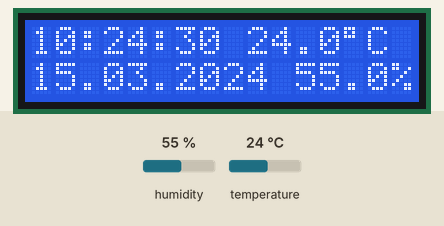
This sketch was run on a simulated Arduino Uno, built with avr-gcc and run on an emulated ATmega328P. Parts: 16×2 character LCD. Wiring (inferred from the names in the program): HTU21/Si7021 sensor at I2C address 0x40. Inputs (shaded band) come from the test bench; at power-on: temperature 24 °C, humidity 55 %. The local clock reads 2024-03-15 10:24:30 at power-on unless the sketch sets it; what the sketch prints to the serial monitor is not drawn.

Above: at 1.4 s.
1.5 s: temperature set to 10.6 °C
At 2.4 s:
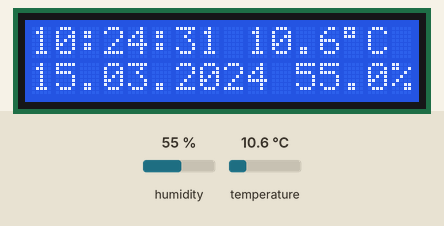
4.1 s: temperature set to 9.3 °C
At 5.5 s:
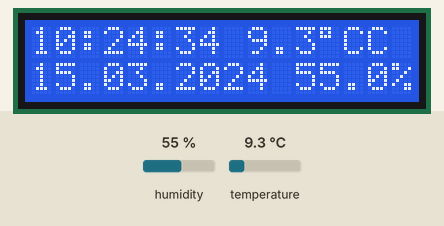
8.4 s: humidity set to 22 %
At 10.3 s:
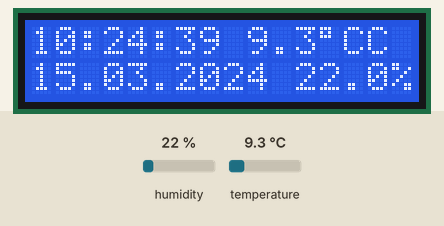
12.1 s: humidity set to 40 %
At 13.3 s:
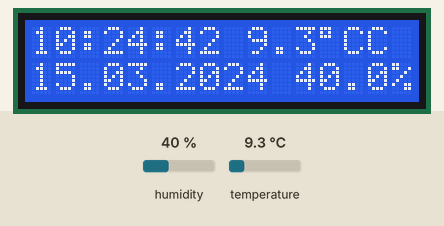
Timing chart, 0 to 15.1 s (numbered marks = the images above; inputs shaded):
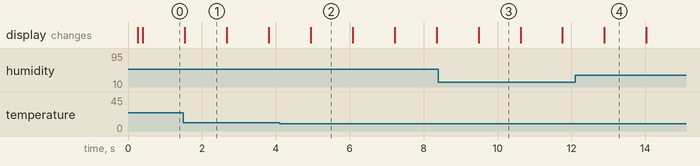

The sketch:

ds1307_htu21.ino
```cpp
// (licence header left out)
#include <Wire.h>
#include <TimeLib.h>
#include <DS1307RTC.h>
#include "HTU21D.h"
#include <LiquidCrystal.h>

const int rs = 12, en = 11, d4 = 5, d5 = 4, d6 = 3, d7 = 2;
LiquidCrystal lcd(rs, en, d4, d5, d6, d7);

//Create an instance of the object
HTU21D myHumidity;

void setup() {
  Serial.begin(9600);
  while (!Serial) ; // wait for serial
  delay(200);
  // set up the LCD's number of columns and rows:
  lcd.begin(16, 2);
  Serial.println("DS1307RTC & HTU21D Read Test!");
  myHumidity.begin();
  Serial.println("-------------------");
}

void loop() {
  tmElements_t tm;
  float humd = myHumidity.readHumidity();
  float temp = myHumidity.readTemperature();

  String temp_disp_buff = " ";
  String hum_disp_buff = " ";

  temp_disp_buff += String(temp, 1);  temp_disp_buff += (char)223;  temp_disp_buff += 'C';
  hum_disp_buff += String(humd, 1); hum_disp_buff += "%";

  Serial.print("Temperature: ");
  Serial.print(temp, 1);
  Serial.print("\xC2\xB0");
  Serial.print("C, ");
  Serial.print("Humidity: ");
  Serial.print(humd, 1);
  Serial.print("%");
  Serial.println();

  if (RTC.read(tm)) {
    Serial.print("Ok, Time = "); lcd.setCursor(0, 0);
    print2digits(tm.Hour);
    Serial.write(':'); lcd.print(':');
    print2digits(tm.Minute);
    Serial.write(':'); lcd.print(':');
    print2digits(tm.Second);
    lcd.print(temp_disp_buff);
    Serial.print(", Date (D/M/Y) = "); lcd.setCursor(0, 1);
    //Serial.print(tm.Day);
    print2digits(tm.Day);
    Serial.write('/'); lcd.print('.');
    //Serial.print(tm.Month);
    print2digits(tm.Month);
    Serial.write('/'); lcd.print('.');
    Serial.print(tmYearToCalendar(tm.Year));
    Serial.println();
    lcd.print(tmYearToCalendar(tm.Year));
    lcd.print(hum_disp_buff);
  } else {
    if (RTC.chipPresent()) {
      Serial.println("The DS1307 is stopped.  Please run the SetTime");
      Serial.println("example to initialize the time and begin running.");
      Serial.println();
    } else {
      Serial.println("DS1307 read error!  Please check the circuitry.");
      Serial.println();
    }
    delay(9000);
  }

  delay(1000);
}

void print2digits(int number) {
  if (number >= 0 && number < 10) {
    Serial.write('0');
    lcd.print('0');
  }
  Serial.print(number);
  lcd.print(number);
}
```

HTU21D.cpp
```cpp
// (licence header left out)
#include <Wire.h>

#include "HTU21D.h"

HTU21D::HTU21D()
{
  //Set initial values for private vars
}

//Begin
/*******************************************************************************************/
//Start I2C communication
bool HTU21D::begin(void)
{
  Wire.begin();
}

//Read the humidity
/*******************************************************************************************/
//Calc humidity and return it to the user
//Returns 998 if I2C timed out
//Returns 999 if CRC is wrong
float HTU21D::readHumidity(void)
{
	//Request a humidity reading
	Wire.beginTransmission(HTDU21D_ADDRESS);
	Wire.write(TRIGGER_HUMD_MEASURE_NOHOLD); //Measure humidity with no bus holding
	Wire.endTransmission();

	//Hang out while measurement is taken. 50mS max, page 4 of datasheet.
	delay(55);

	//Comes back in three bytes, data(MSB) / data(LSB) / Checksum
	Wire.requestFrom(HTDU21D_ADDRESS, 3);

	//Wait for data to become available
	int counter = 0;
	while(Wire.available() < 3)
	{
		counter++;
		delay(1);
		if(counter > 100) return 998; //Error out
	}

	byte msb, lsb, checksum;
	msb = Wire.read();
	lsb = Wire.read();
	checksum = Wire.read();

	/* //Used for testing
	byte msb, lsb, checksum;
	msb = 0x4E;
	lsb = 0x85;
	checksum = 0x6B;*/

	unsigned int rawHumidity = ((unsigned int) msb << 8) | (unsigned int) lsb;

	if(check_crc(rawHumidity, checksum) != 0) return(999); //Error out

	//sensorStatus = rawHumidity & 0x0003; //Grab only the right two bits
	rawHumidity &= 0xFFFC; //Zero out the status bits but keep them in place

	//Given the raw humidity data, calculate the actual relative humidity
	float tempRH = rawHumidity / (float)65536; //2^16 = 65536
	float rh = -6 + (125 * tempRH); //From page 14

	return(rh);
}

//Read the temperature
/*******************************************************************************************/
//Calc temperature and return it to the user
//Returns 998 if I2C timed out
//Returns 999 if CRC is wrong
float HTU21D::readTemperature(void)
{
	//Request the temperature
	Wire.beginTransmission(HTDU21D_ADDRESS);
	Wire.write(TRIGGER_TEMP_MEASURE_NOHOLD);
	Wire.endTransmission();

	//Hang out while measurement is taken. 50mS max, page 4 of datasheet.
	delay(55);

	//Comes back in three bytes, data(MSB) / data(LSB) / Checksum
	Wire.requestFrom(HTDU21D_ADDRESS, 3);

	//Wait for data to become available
	int counter = 0;
	while(Wire.available() < 3)
	{
		counter++;
		delay(1);
		if(counter > 100) return 998; //Error out
	}

	unsigned char msb, lsb, checksum;
	msb = Wire.read();
	lsb = Wire.read();
	checksum = Wire.read();

	/* //Used for testing
	byte msb, lsb, checksum;
	msb = 0x68;
	lsb = 0x3A;
	checksum = 0x7C; */

	unsigned int rawTemperature = ((unsigned int) msb << 8) | (unsigned int) lsb;

	if(check_crc(rawTemperature, checksum) != 0) return(999); //Error out

	//sensorStatus = rawTemperature & 0x0003; //Grab only the right two bits
	rawTemperature &= 0xFFFC; //Zero out the status bits but keep them in place

	//Given the raw temperature data, calculate the actual temperature
	float tempTemperature = rawTemperature / (float)65536; //2^16 = 65536
	float realTemperature = -46.85 + (175.72 * tempTemperature); //From page 14

	return(realTemperature);
}

//Set sensor resolution
/*******************************************************************************************/
//Sets the sensor resolution to one of four levels
//Page 12:
// 0/0 = 12bit RH, 14bit Temp
// 0/1 = 8bit RH, 12bit Temp
// 1/0 = 10bit RH, 13bit Temp
// 1/1 = 11bit RH, 11bit Temp
//Power on default is 0/0

void HTU21D::setResolution(byte resolution)
{
  byte userRegister = read_user_register(); //Go get the current register state
  userRegister &= 0b01111110; //Turn off the resolution bits
  resolution &= 0b10000001; //Turn off all other bits but resolution bits
  userRegister |= resolution; //Mask in the requested resolution bits

  //Request a write to user register
  Wire.beginTransmission(HTDU21D_ADDRESS);
  Wire.write(WRITE_USER_REG); //Write to the user register
  Wire.write(userRegister); //Write the new resolution bits
  Wire.endTransmission();
}

//Read the user register
byte HTU21D::read_user_register(void)
{
  byte userRegister;

  //Request the user register
  Wire.beginTransmission(HTDU21D_ADDRESS);
  Wire.write(READ_USER_REG); //Read the user register
  Wire.endTransmission();

  //Read result
  Wire.requestFrom(HTDU21D_ADDRESS, 1);

  userRegister = Wire.read();

  return(userRegister);
}

//Give this function the 2 byte message (measurement) and the check_value byte from the HTU21D
//If it returns 0, then the transmission was good
//If it returns something other than 0, then the communication was corrupted
//From: http://www.nongnu.org/avr-libc/user-manual/group__util__crc.html
//POLYNOMIAL = 0x0131 = x^8 + x^5 + x^4 + 1 : http://en.wikipedia.org/wiki/Computation_of_cyclic_redundancy_checks
#define SHIFTED_DIVISOR 0x988000 //This is the 0x0131 polynomial shifted to farthest left of three bytes

byte HTU21D::check_crc(uint16_t message_from_sensor, uint8_t check_value_from_sensor)
{
  //Test cases from datasheet:
  //message = 0xDC, checkvalue is 0x79
  //message = 0x683A, checkvalue is 0x7C
  //message = 0x4E85, checkvalue is 0x6B

  uint32_t remainder = (uint32_t)message_from_sensor << 8; //Pad with 8 bits because we have to add in the check value
  remainder |= check_value_from_sensor; //Add on the check value

  uint32_t divsor = (uint32_t)SHIFTED_DIVISOR;

  for (int i = 0 ; i < 16 ; i++) //Operate on only 16 positions of max 24. The remaining 8 are our remainder and should be zero when we're done.
  {
    //Serial.print("remainder: ");
    //Serial.println(remainder, BIN);
    //Serial.print("divsor:    ");
    //Serial.println(divsor, BIN);
    //Serial.println();

    if( remainder & (uint32_t)1<<(23 - i) ) //Check if there is a one in the left position
      remainder ^= divsor;

    divsor >>= 1; //Rotate the divsor max 16 times so that we have 8 bits left of a remainder
  }

  return (byte)remainder;
}
```

HTU21D.h
```cpp
// (licence header left out)
#if defined(ARDUINO) && ARDUINO >= 100
 #include "Arduino.h"
#else
 #include "WProgram.h"
#endif

#include <Wire.h>

#define HTDU21D_ADDRESS 0x40  //Unshifted 7-bit I2C address for the sensor

#define TRIGGER_TEMP_MEASURE_HOLD  0xE3
#define TRIGGER_HUMD_MEASURE_HOLD  0xE5
#define TRIGGER_TEMP_MEASURE_NOHOLD  0xF3
#define TRIGGER_HUMD_MEASURE_NOHOLD  0xF5
#define WRITE_USER_REG  0xE6
#define READ_USER_REG  0xE7
#define SOFT_RESET  0xFE

class HTU21D {

public:
  HTU21D();

  //Public Functions
  bool begin();
  float readHumidity(void);
  float readTemperature(void);
  void setResolution(byte resBits);

  //Public Variables

private:
  //Private Functions

  byte read_user_register(void);
  byte check_crc(uint16_t message_from_sensor, uint8_t check_value_from_sensor);

  //Private Variables

};
```

Measured:
- the behaviour switches between 10 and 9.9 °C on temperature (found by bisection; images 1 and 2)
- after the input at 4.1 s, the display: changes after 0.84 s (image 2)
- what the display in image 1 shows lasts 1.2 s, from 1.5 s to 2.7 s
